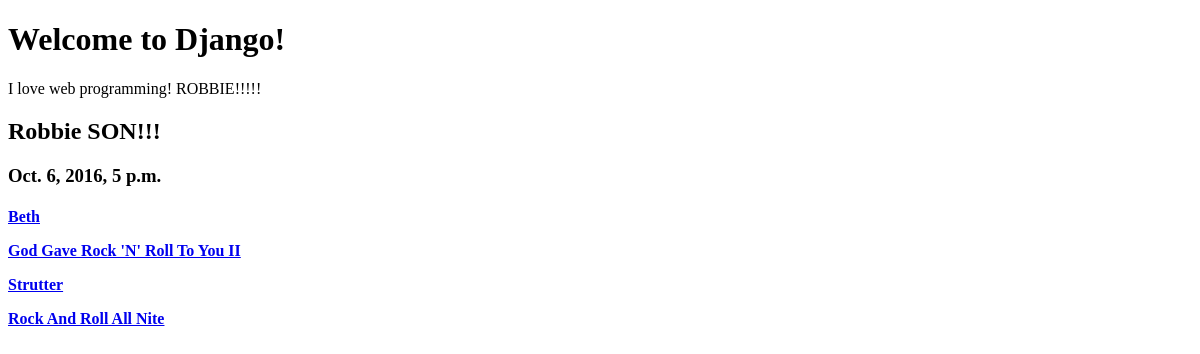
Before: / with the older database file.
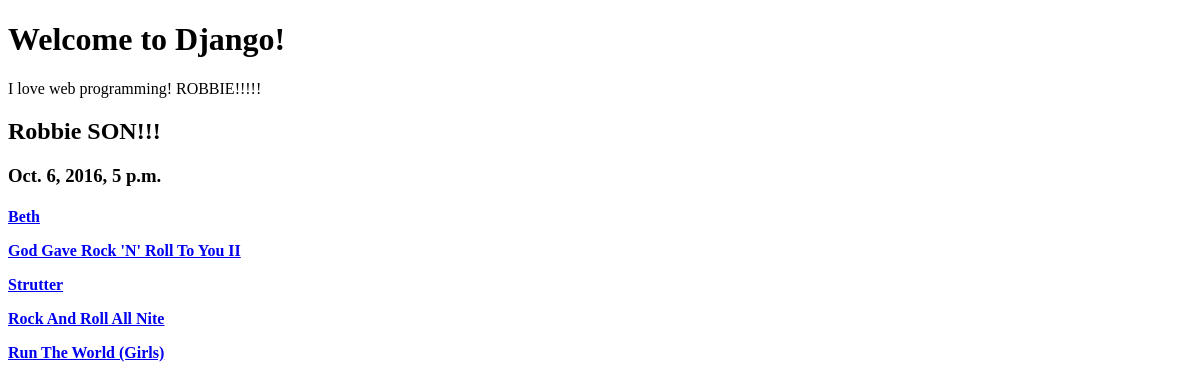
After: the same page with the newer database file.
### record_store/models.py (models this page shows)
class Song(models.Model):
    artist = models.CharField(max_length=50)
    title = models.CharField(max_length=50)
    lyrics = models.TextField()
    release_year = models.IntegerField()
    def __str__(self):
        return self.title

### record_store/views.py (the view)
# urls.py: url(r'^$', index_view),# If you see r'^$' --> that means nothing after the local url
def index_view(request):
    context = {
        "my_name": "Robbie SON!!!",
        "now": datetime.datetime.now(),
        "all_songs": Song.objects.all()
    }
    return render(request, "index.html", context)

### templates/index.html (shortened to what this page needs)
<!DOCTYPE html>
<html>
  <head>
  </head>
  <body>
    <h1>Welcome to Django!</h1>
      I love web programming! ROBBIE!!!!!
      <h2>{{ my_name }}</h2>
      <h3>{{ now }}</h3>
      <h4>{% for row in all_songs %}
            <p>
              <a href="/lyrics/{{ row.id }}">{{ row }}</a>
            </p>
          {% endfor %}
      </h4>
  </body>
</html>

Changed rows visible on the page:
added Song: title "Run The World (Girls)"
